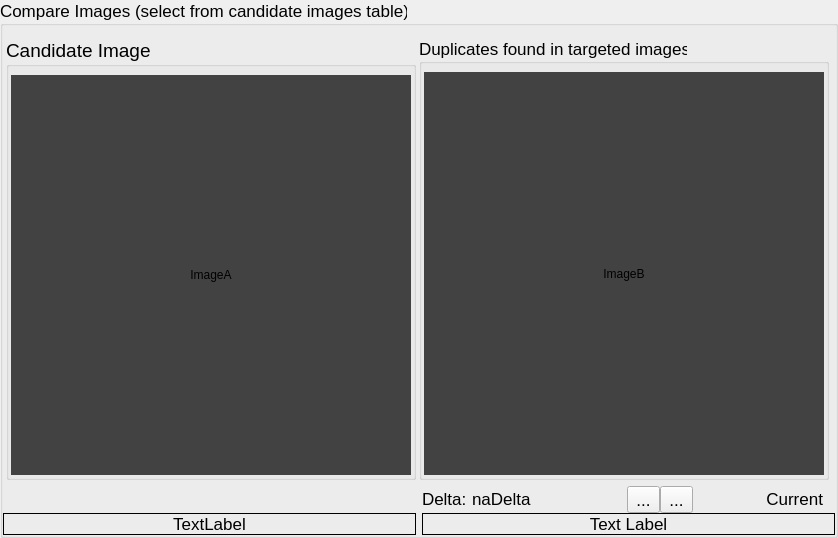
          <widget class="QGroupBox" name="compareImagesBox">
           <property name="sizePolicy">
            <sizepolicy hsizetype="Preferred" vsizetype="Preferred">
             <horstretch>0</horstretch>
             <verstretch>0</verstretch>
            </sizepolicy>
           </property>
           <property name="minimumSize">
            <size>
             <width>801</width>
             <height>0</height>
            </size>
           </property>
           <property name="maximumSize">
            <size>
             <width>16777215</width>
             <height>16777215</height>
            </size>
           </property>
           <property name="font">
            <font>
             <pointsize>13</pointsize>
            </font>
           </property>
           <property name="title">
            <string>Compare Images (select from candidate images table)</string>
           </property>
           <layout class="QVBoxLayout" name="verticalLayout_10">
            <property name="spacing">
             <number>6</number>
            </property>
            <property name="leftMargin">
             <number>0</number>
            </property>
            <property name="topMargin">
             <number>12</number>
            </property>
            <property name="rightMargin">
             <number>0</number>
            </property>
            <property name="bottomMargin">
             <number>0</number>
            </property>
            <item>
             <layout class="QVBoxLayout" name="ImagsVerticalLayout">
              <property name="leftMargin">
               <number>0</number>
              </property>
              <property name="topMargin">
               <number>0</number>
              </property>
              <property name="rightMargin">
               <number>0</number>
              </property>
              <property name="bottomMargin">
               <number>0</number>
              </property>
              <item>
               <layout class="QHBoxLayout" name="horizontalLayout">
                <property name="spacing">
                 <number>3</number>
                </property>
                <property name="sizeConstraint">
                 <enum>QLayout::SetMinimumSize</enum>
                </property>
                <property name="leftMargin">
                 <number>3</number>
                </property>
                <property name="topMargin">
                 <number>0</number>
                </property>
                <property name="rightMargin">
                 <number>6</number>
                </property>
                <property name="bottomMargin">
                 <number>0</number>
                </property>
                <item>
                 <widget class="QGroupBox" name="AImageBox">
                  <property name="sizePolicy">
                   <sizepolicy hsizetype="Preferred" vsizetype="Preferred">
                    <horstretch>0</horstretch>
                    <verstretch>0</verstretch>
                   </sizepolicy>
                  </property>
                  <property name="maximumSize">
                   <size>
                    <width>16777215</width>
                    <height>16777215</height>
                   </size>
                  </property>
                  <property name="font">
                   <font>
                    <pointsize>14</pointsize>
                   </font>
                  </property>
                  <property name="styleSheet">
                   <string notr="true">border-width: 0</string>
                  </property>
                  <property name="title">
                   <string>Candidate Image</string>
                  </property>
                  <layout class="QVBoxLayout" name="verticalLayout_7">
                   <property name="leftMargin">
                    <number>0</number>
                   </property>
                   <property name="topMargin">
                    <number>6</number>
                   </property>
                   <property name="rightMargin">
                    <number>0</number>
                   </property>
                   <property name="bottomMargin">
                    <number>0</number>
                   </property>
                   <item>
                    <layout class="QHBoxLayout" name="horizontalLayout_3">
                     <property name="leftMargin">
                      <number>2</number>
                     </property>
                     <property name="topMargin">
                      <number>2</number>
                     </property>
                     <property name="rightMargin">
                      <number>2</number>
                     </property>
                     <property name="bottomMargin">
                      <number>2</number>
                     </property>
                     <item>
                      <widget class="QLabel" name="candidateLbl">
                       <property name="sizePolicy">
                        <sizepolicy hsizetype="Preferred" vsizetype="Preferred">
                         <horstretch>0</horstretch>
                         <verstretch>0</verstretch>
                        </sizepolicy>
                       </property>
                       <property name="minimumSize">
                        <size>
                         <width>400</width>
                         <height>400</height>
                        </size>
                       </property>
                       <property name="styleSheet">
                        <string notr="true">background-color: rgb(66, 66, 66);</string>
                       </property>
                       <property name="text">
                        <string>ImageA</string>
                       </property>
                       <property name="alignment">
                        <set>Qt::AlignCenter</set>
                       </property>
                      </widget>
                     </item>
                    </layout>
                   </item>
                  </layout>
                 </widget>
                </item>
                <item>
                 <widget class="QGroupBox" name="BImageBox">
                  <property name="sizePolicy">
                   <sizepolicy hsizetype="Preferred" vsizetype="Preferred">
                    <horstretch>0</horstretch>
                    <verstretch>0</verstretch>
                   </sizepolicy>
                  </property>
                  <property name="maximumSize">
                   <size>
                    <width>16777215</width>
                    <height>16777215</height>
                   </size>
                  </property>
                  <property name="font">
                   <font>
                    <pointsize>13</pointsize>
                   </font>
                  </property>
                  <property name="styleSheet">
                   <string notr="true">border-width: 0</string>
                  </property>
                  <property name="title">
                   <string>Duplicates found in targeted images</string>
                  </property>
                  <layout class="QVBoxLayout" name="verticalLayout_6">
                   <property name="leftMargin">
                    <number>0</number>
                   </property>
                   <property name="topMargin">
                    <number>6</number>
                   </property>
                   <property name="rightMargin">
                    <number>0</number>
                   </property>
                   <property name="bottomMargin">
                    <number>0</number>
                   </property>
                   <item>
                    <layout class="QHBoxLayout" name="horizontalLayout_4">
                     <property name="leftMargin">
                      <number>2</number>
                     </property>
                     <property name="topMargin">
                      <number>2</number>
                     </property>
                     <property name="rightMargin">
                      <number>2</number>
                     </property>
                     <property name="bottomMargin">
                      <number>2</number>
                     </property>
                     <item>
                      <widget class="QLabel" name="matchLbl">
                       <property name="sizePolicy">
                        <sizepolicy hsizetype="Preferred" vsizetype="Preferred">
                         <horstretch>0</horstretch>
                         <verstretch>0</verstretch>
                        </sizepolicy>
                       </property>
                       <property name="minimumSize">
                        <size>
                         <width>400</width>
                         <height>400</height>
                        </size>
                       </property>
                       <property name="styleSheet">
                        <string notr="true">background-color: rgb(66, 66, 66);</string>
                       </property>
                       <property name="text">
                        <string>ImageB</string>
                       </property>
                       <property name="alignment">
                        <set>Qt::AlignCenter</set>
                       </property>
                      </widget>
                     </item>
                    </layout>
                   </item>
                  </layout>
                 </widget>
                </item>
               </layout>
              </item>
             </layout>
            </item>
            <item>
             <widget class="QFrame" name="LowerFrame">
              <property name="sizePolicy">
               <sizepolicy hsizetype="Preferred" vsizetype="Fixed">
                <horstretch>0</horstretch>
                <verstretch>0</verstretch>
               </sizepolicy>
              </property>
              <property name="minimumSize">
               <size>
                <width>0</width>
                <height>0</height>
               </size>
              </property>
              <property name="frameShape">
               <enum>QFrame::NoFrame</enum>
              </property>
              <property name="frameShadow">
               <enum>QFrame::Raised</enum>
              </property>
              <layout class="QHBoxLayout" name="horizontalLayout_5">
               <property name="spacing">
                <number>-1</number>
               </property>
               <property name="leftMargin">
                <number>0</number>
               </property>
               <property name="topMargin">
                <number>0</number>
               </property>
               <property name="rightMargin">
                <number>0</number>
               </property>
               <property name="bottomMargin">
                <number>0</number>
               </property>
               <item>
                <layout class="QVBoxLayout" name="verticalLayout_11">
                 <item>
                  <widget class="QFrame" name="frame">
                   <property name="sizePolicy">
                    <sizepolicy hsizetype="Expanding" vsizetype="Preferred">
                     <horstretch>0</horstretch>
                     <verstretch>0</verstretch>
                    </sizepolicy>
                   </property>
                   <property name="minimumSize">
                    <size>
                     <width>400</width>
                     <height>0</height>
                    </size>
                   </property>
                   <property name="frameShape">
                    <enum>QFrame::NoFrame</enum>
                   </property>
                   <property name="frameShadow">
                    <enum>QFrame::Raised</enum>
                   </property>
                  </widget>
                 </item>
                 <item>
                  <widget class="QLabel" name="candidateFilenameLbl">
                   <property name="frameShape">
                    <enum>QFrame::Box</enum>
                   </property>
                   <property name="text">
                    <string>TextLabel</string>
                   </property>
                   <property name="alignment">
                    <set>Qt::AlignCenter</set>
                   </property>
                   <property name="margin">
                    <number>2</number>
                   </property>
                  </widget>
                 </item>
                </layout>
               </item>
               <item>
                <layout class="QVBoxLayout" name="verticalLayout_14">
                 <property name="spacing">
                  <number>0</number>
                 </property>
                 <item>
                  <widget class="QFrame" name="frame_3">
                   <property name="sizePolicy">
                    <sizepolicy hsizetype="Preferred" vsizetype="Preferred">
                     <horstretch>0</horstretch>
                     <verstretch>0</verstretch>
                    </sizepolicy>
                   </property>
                   <property name="minimumSize">
                    <size>
                     <width>400</width>
                     <height>0</height>
                    </size>
                   </property>
                   <property name="maximumSize">
                    <size>
                     <width>16777215</width>
                     <height>40</height>
                    </size>
                   </property>
                   <property name="frameShape">
                    <enum>QFrame::NoFrame</enum>
                   </property>
                   <property name="frameShadow">
                    <enum>QFrame::Raised</enum>
                   </property>
                   <layout class="QHBoxLayout" name="horizontalLayout_7">
                    <property name="spacing">
                     <number>0</number>
                    </property>
                    <property name="leftMargin">
                     <number>0</number>
                    </property>
                    <property name="topMargin">
                     <number>0</number>
                    </property>
                    <property name="rightMargin">
                     <number>12</number>
                    </property>
                    <property name="bottomMargin">
                     <number>0</number>
                    </property>
                    <item>
                     <layout class="QHBoxLayout" name="horizontalLayout_11">
                      <property name="rightMargin">
                       <number>0</number>
                      </property>
                      <item>
                       <widget class="QLabel" name="deltaTxt">
                        <property name="sizePolicy">
                         <sizepolicy hsizetype="Minimum" vsizetype="Fixed">
                          <horstretch>0</horstretch>
                          <verstretch>0</verstretch>
                         </sizepolicy>
                        </property>
                        <property name="text">
                         <string>Delta:</string>
                        </property>
                       </widget>
                      </item>
                      <item>
                       <spacer name="horizontalSpacer_6">
                        <property name="orientation">
                         <enum>Qt::Horizontal</enum>
                        </property>
                        <property name="sizeType">
                         <enum>QSizePolicy::Fixed</enum>
                        </property>
                        <property name="sizeHint" stdset="0">
                         <size>
                          <width>5</width>
                          <height>20</height>
                         </size>
                        </property>
                       </spacer>
                      </item>
                      <item>
                       <widget class="QLabel" name="deltaLbl">
                        <property name="sizePolicy">
                         <sizepolicy hsizetype="Minimum" vsizetype="Fixed">
                          <horstretch>0</horstretch>
                          <verstretch>0</verstretch>
                         </sizepolicy>
                        </property>
                        <property name="text">
                         <string>naDelta</string>
                        </property>
                       </widget>
                      </item>
                     </layout>
                    </item>
                    <item>
                     <spacer name="horizontalSpacer_7">
                      <property name="orientation">
                       <enum>Qt::Horizontal</enum>
                      </property>
                      <property name="sizeHint" stdset="0">
                       <size>
                        <width>40</width>
                        <height>20</height>
                       </size>
                      </property>
                     </spacer>
                    </item>
                    <item>
                     <layout class="QHBoxLayout" name="horizontalLayout_10">
                      <property name="rightMargin">
                       <number>15</number>
                      </property>
                      <item>
                       <widget class="QToolButton" name="prevToolBtn">
                        <property name="text">
                         <string>...</string>
                        </property>
                       </widget>
                      </item>
                      <item>
                       <widget class="QToolButton" name="nextToolBtn">
                        <property name="text">
                         <string>...</string>
                        </property>
                       </widget>
                      </item>
                     </layout>
                    </item>
                    <item>
                     <spacer name="horizontalSpacer_Right">
                      <property name="orientation">
                       <enum>Qt::Horizontal</enum>
                      </property>
                      <property name="sizeType">
                       <enum>QSizePolicy::Fixed</enum>
                      </property>
                      <property name="sizeHint" stdset="0">
                       <size>
                        <width>20</width>
                        <height>20</height>
                       </size>
                      </property>
                     </spacer>
                    </item>
                    <item>
                     <widget class="QLabel" name="currentLbl">
                      <property name="sizePolicy">
                       <sizepolicy hsizetype="Expanding" vsizetype="Maximum">
                        <horstretch>0</horstretch>
                        <verstretch>0</verstretch>
                       </sizepolicy>
                      </property>
                      <property name="minimumSize">
                       <size>
                        <width>0</width>
                        <height>0</height>
                       </size>
                      </property>
                      <property name="maximumSize">
                       <size>
                        <width>16777215</width>
                        <height>16777215</height>
                       </size>
                      </property>
                      <property name="text">
                       <string>Current</string>
                      </property>
                      <property name="alignment">
                       <set>Qt::AlignRight|Qt::AlignTrailing|Qt::AlignVCenter</set>
                      </property>
                     </widget>
                    </item>
                   </layout>
                  </widget>
                 </item>
                 <item>
                  <widget class="QFrame" name="frame_5">
                   <property name="maximumSize">
                    <size>
                     <width>16777215</width>
                     <height>16777215</height>
                    </size>
                   </property>
                   <property name="frameShape">
                    <enum>QFrame::NoFrame</enum>
                   </property>
                   <property name="frameShadow">
                    <enum>QFrame::Raised</enum>
                   </property>
                   <layout class="QHBoxLayout" name="horizontalLayout_12">
                    <property name="leftMargin">
                     <number>0</number>
                    </property>
                    <property name="topMargin">
                     <number>0</number>
                    </property>
                    <property name="rightMargin">
                     <number>0</number>
                    </property>
                    <property name="bottomMargin">
                     <number>0</number>
                    </property>
                    <item>
                     <widget class="QLabel" name="targetPathLbl">
                      <property name="frameShape">
                       <enum>QFrame::Box</enum>
                      </property>
                      <property name="text">
                       <string>Text Label</string>
                      </property>
                      <property name="alignment">
                       <set>Qt::AlignCenter</set>
                      </property>
                      <property name="margin">
                       <number>2</number>
                      </property>
                     </widget>
                    </item>
                   </layout>
                  </widget>
                 </item>
                </layout>
               </item>
              </layout>
             </widget>
            </item>
           </layout>
          </widget>
